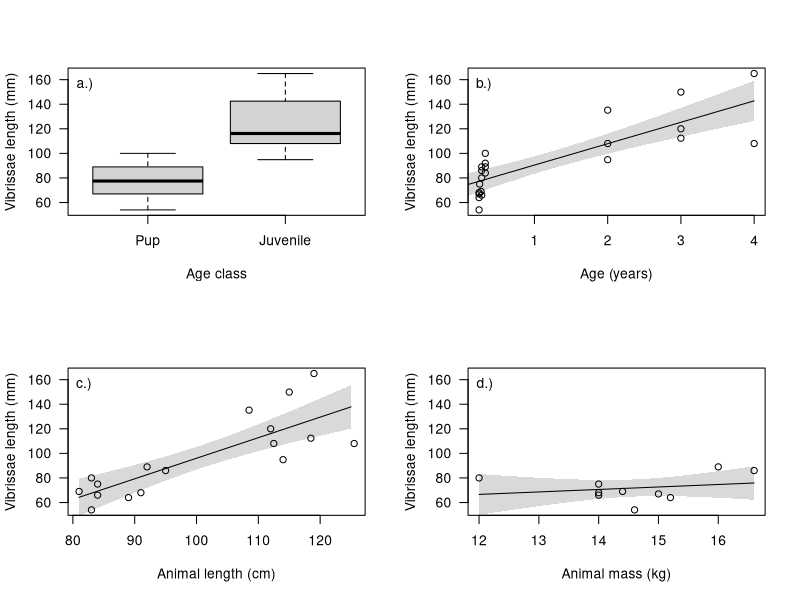

Write the R code that produced this figure.
#rm(list=ls())


install.packages("tidyverse")
library(tidyverse)
# Load packages



setwd("C:/Juv_vib")
dir()
all.summary <- read.csv("animal.summary.csv", header = T)
head(all.summary)

# Tidy data
all.summary <- all.summary %>% filter(id!="dec") %>% droplevels() 
all.summary$class <- ifelse(all.summary$class=="pup","Pup","Juvenile") %>% 
	factor(.,levels=c("Pup","Juvenile"))


###############################################################################
### Figure 1
###############################################################################

pdf("Fig1.pdf")
par(mfrow = c(2,2))


###
### Vibrissae length vs. age class
###

boxplot(vibrissae.length~class,data=all.summary,ylab="Vibrissae length (mm)",xlab="Age class",las=1)


# T-test
mod <- t.test(vibrissae.length~class,data=all.summary,alternative="two.sided")
mod$p.value  # the age classes are significantly different

# Linear regression as an alternative to the t-test above
mod <- lm(vibrissae.length~class,data=all.summary)  
summary(mod)  # coefficients quantify the difference between age classes

# Predictions from linear regression (for reporting in manuscript?)
dat <- data.frame(class=c("Pup","Juvenile"))  # new data for prediction
predict(mod,dat,se.fit=TRUE)[1:2] %>% data.frame() %>%  # mean and standard error for each age class
	mutate(lcl=fit-2*se.fit,ucl=fit+2*se.fit)  # calculate confidence intervals for each age class


#add labels to the upper left corner, you can use this code after each individual figure:
text(x=par("usr")[1],y=par("usr")[4],labels="a.)",adj=c(-0.5,2))


###	
### Vibrissae length vs. age
###

plot(vibrissae.length~age,data=all.summary,ylab="Vibrissae length (mm)", xlab="Age (years)",las=1)


# Linear regression
mod <- lm(vibrissae.length~age,data=all.summary)
summary(mod)  # coefficient for 'age' quantifies the increase in length for each additional year

# Predictions from linear regression for plotting
dat <- data.frame(age=seq(0,4,by=0.1))  # new data for prediction
preds <- predict(mod,dat,se.fit=TRUE)[1:2] %>% data.frame() %>%  # mean and standard error for age
	mutate(lcl=fit-2*se.fit,ucl=fit+2*se.fit)  # calculate confidence intervals

# Add model results to plot
lines(dat$age,preds$fit,lty=1)  # add model fit
polygon(c(dat$age,rev(dat$age)),c(preds$lcl,rev(preds$ucl)),border=NA,col=rgb(0,0,0,0.15))  # add confidence band

text(x=par("usr")[1],y=par("usr")[4],labels="b.)",adj=c(-0.5,2))


###
### Vibrissae length vs. animal.length
###

plot(vibrissae.length~animal.length,data=all.summary,ylab="Vibrissae length (mm)",xlab="Animal length (cm)",las=1)
text(x=par("usr")[1],y=par("usr")[4],labels="c.)",adj=c(-0.5,2))

# Linear regression
mod <- lm(vibrissae.length~animal.length,data=all.summary)
summary(mod)  # coefficient for 'animal.length' quantifies the increase in whisker length for each additional unit of animal length

# Predictions from linear regression for plotting
dat <- data.frame(animal.length=seq(min(all.summary$animal.length,na.rm=TRUE),  # new data for prediction
	max(all.summary$animal.length,na.rm=TRUE),by=1))
preds <- predict(mod,dat,se.fit=TRUE)[1:2] %>% data.frame() %>%  # mean and standard error for animal length
	mutate(lcl=fit-2*se.fit,ucl=fit+2*se.fit)  # calculate confidence intervals

# Add model results to plot
lines(dat$animal.length,preds$fit,lty=1)  # add model fit to plot
polygon(c(dat$animal.length,rev(dat$animal.length)),c(preds$lcl,rev(preds$ucl)),border=NA,col=rgb(0,0,0,0.15))  # add confidence band


###
### Vibrissae length vs. animal mass
###

plot(vibrissae.length~animal.mass,data=all.summary,ylab="Vibrissae length (mm)",xlab="Animal mass (kg)",las=1)
text(x=par("usr")[1],y=par("usr")[4],labels="d.)",adj=c(-0.5,2))

# Linear regression
mod <- lm(vibrissae.length~animal.mass,data=all.summary)
summary(mod)  # coefficient for 'animal.mass' quantifies the increase in whisker length for each additional unit of animal mass

# Predictions from linear regression for plotting
dat <- data.frame(animal.mass=seq(min(all.summary$animal.mass,na.rm=TRUE),  # new data for prediction
	max(all.summary$animal.mass,na.rm=TRUE),by=0.1))
preds <- predict(mod,dat,se.fit=TRUE)[1:2] %>% data.frame() %>%  # mean and standard error for animal length
	mutate(lcl=fit-2*se.fit,ucl=fit+2*se.fit)  # calculate confidence intervals

# Add model results to plot
lines(dat$animal.mass,preds$fit,lty=1)  # add model fit to plot
polygon(c(dat$animal.mass,rev(dat$animal.mass)),c(preds$lcl,rev(preds$ucl)),border=NA,col=rgb(0,0,0,0.15))  # add confidence band


dev.off()

